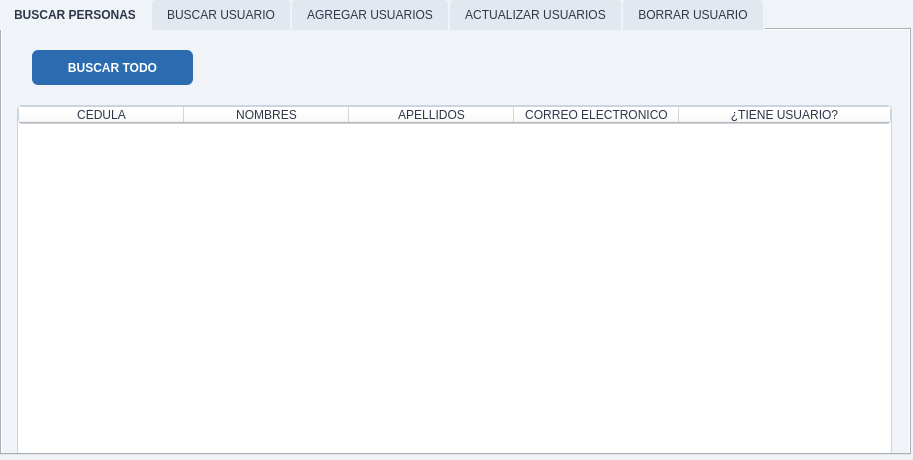
<?xml version="1.0" encoding="UTF-8"?>
<ui version="4.0">
 <class>Form</class>
 <widget class="QWidget" name="Form">
  <property name="enabled">
   <bool>true</bool>
  </property>
  <property name="geometry">
   <rect>
    <x>0</x>
    <y>0</y>
    <width>913</width>
    <height>460</height>
   </rect>
  </property>
  <property name="minimumSize">
   <size>
    <width>681</width>
    <height>400</height>
   </size>
  </property>
  <property name="windowTitle">
   <string>UNIVERSIDAD DE CUENCA - GESTIÓN DE USUARIOS</string>
  </property>
  <property name="styleSheet">
   <string notr="true">background-color: #f0f4f8; color: #2d3748;</string>
  </property>
  <widget class="QTabWidget" name="pantalla">
   <property name="geometry">
    <rect>
     <x>0</x>
     <y>0</y>
     <width>911</width>
     <height>455</height>
    </rect>
   </property>
   <property name="minimumSize">
    <size>
     <width>681</width>
     <height>400</height>
    </size>
   </property>
   <property name="styleSheet">
    <string notr="true">QTabWidget::panel { background-color: #f0f4f8; border: none; }
QTabBar::tab { background-color: #e2e8f0; padding: 8px 15px; border-top-left-radius: 4px; border-top-right-radius: 4px; margin-right: 2px; }
QTabBar::tab:selected { background-color: #f0f4f8; font-weight: bold; }</string>
   </property>
   <property name="currentIndex">
    <number>0</number>
   </property>
   <widget class="QWidget" name="BUSCARPERSONAS">
    <attribute name="title">
     <string>BUSCAR PERSONAS</string>
    </attribute>
    <widget class="QPushButton" name="bt_buscar_todo_personas">
     <property name="geometry">
      <rect>
       <x>30</x>
       <y>20</y>
       <width>161</width>
       <height>35</height>
      </rect>
     </property>
     <property name="font">
      <font>
       <weight>75</weight>
       <bold>true</bold>
      </font>
     </property>
     <property name="styleSheet">
      <string notr="true">background-color: #2b6cb0; color: white; font-weight: bold; border-radius: 6px;</string>
     </property>
     <property name="text">
      <string>BUSCAR TODO</string>
     </property>
    </widget>
    <widget class="QTableWidget" name="tabla_personas">
     <property name="geometry">
      <rect>
       <x>15</x>
       <y>75</y>
       <width>875</width>
       <height>350</height>
      </rect>
     </property>
     <property name="styleSheet">
      <string notr="true">background-color: white; border: 1px solid #cbd5e0; border-radius: 4px;</string>
     </property>
     <property name="columnCount">
      <number>5</number>
     </property>
     <attribute name="horizontalHeaderMinimumSectionSize">
      <number>120</number>
     </attribute>
     <attribute name="horizontalHeaderDefaultSectionSize">
      <number>165</number>
     </attribute>
     <attribute name="horizontalHeaderStretchLastSection">
      <bool>true</bool>
     </attribute>
     <column>
      <property name="text">
       <string>CÉDULA</string>
      </property>
     </column>
     <column>
      <property name="text">
       <string>NOMBRES</string>
      </property>
     </column>
     <column>
      <property name="text">
       <string>APELLIDOS</string>
      </property>
     </column>
     <column>
      <property name="text">
       <string>CORREO ELECTRÓNICO</string>
      </property>
     </column>
     <column>
      <property name="text">
       <string>¿TIENE USUARIO?</string>
      </property>
     </column>
    </widget>
   </widget>
   <widget class="QWidget" name="buscarusuario">
    <attribute name="title">
     <string>BUSCAR USUARIO</string>
    </attribute>
    <widget class="QLineEdit" name="usuario_buscar">
     <property name="geometry">
      <rect>
       <x>300</x>
       <y>40</y>
       <width>191</width>
       <height>31</height>
      </rect>
     </property>
     <property name="styleSheet">
      <string notr="true">background-color: white; border: 1px solid #cbd5e0; border-radius: 4px;</string>
     </property>
    </widget>
    <widget class="QLabel" name="label">
     <property name="geometry">
      <rect>
       <x>230</x>
       <y>48</y>
       <width>61</width>
       <height>16</height>
      </rect>
     </property>
     <property name="font">
      <font>
       <weight>75</weight>
       <bold>true</bold>
      </font>
     </property>
     <property name="text">
      <string>USUARIO:</string>
     </property>
    </widget>
    <widget class="QPushButton" name="bt_buscaruser">
     <property name="geometry">
      <rect>
       <x>505</x>
       <y>40</y>
       <width>75</width>
       <height>31</height>
      </rect>
     </property>
     <property name="styleSheet">
      <string notr="true">background-color: #2b6cb0; color: white; font-weight: bold; border-radius: 4px;</string>
     </property>
     <property name="text">
      <string>BUSCAR</string>
     </property>
    </widget>
    <widget class="QTableWidget" name="tabla_buscar">
     <property name="geometry">
      <rect>
       <x>10</x>
       <y>95</y>
       <width>881</width>
       <height>330</height>
      </rect>
     </property>
     <property name="styleSheet">
      <string notr="true">background-color: white; border: 1px solid #cbd5e0; border-radius: 4px;</string>
     </property>
     <property name="columnCount">
      <number>7</number>
     </property>
     <attribute name="horizontalHeaderMinimumSectionSize">
      <number>100</number>
     </attribute>
     <attribute name="horizontalHeaderDefaultSectionSize">
      <number>125</number>
     </attribute>
     <attribute name="horizontalHeaderStretchLastSection">
      <bool>true</bool>
     </attribute>
     <column>
      <property name="text">
       <string>Nombres</string>
      </property>
     </column>
     <column>
      <property name="text">
       <string>Apellidos</string>
      </property>
     </column>
     <column>
      <property name="text">
       <string>Cedula</string>
      </property>
     </column>
     <column>
      <property name="text">
       <string>Nombre de Usuario</string>
      </property>
      <property name="font">
       <font>
        <pointsize>7</pointsize>
       </font>
      </property>
     </column>
     <column>
      <property name="text">
       <string>Estado</string>
      </property>
     </column>
     <column>
      <property name="text">
       <string>Rol</string>
      </property>
     </column>
     <column>
      <property name="text">
       <string>Fecha Creación</string>
      </property>
     </column>
    </widget>
    <widget class="QPushButton" name="bt_buscaruser_2">
     <property name="geometry">
      <rect>
       <x>590</x>
       <y>40</y>
       <width>101</width>
       <height>31</height>
      </rect>
     </property>
     <property name="styleSheet">
      <string notr="true">background-color: #2b6cb0; color: white; font-weight: bold; border-radius: 4px;</string>
     </property>
     <property name="text">
      <string>BUSCAR TODO</string>
     </property>
    </widget>
   </widget>
   <widget class="QWidget" name="agregarusuarios">
    <attribute name="title">
     <string>AGREGAR USUARIOS</string>
    </attribute>
    <widget class="QPushButton" name="bt_agregaruser">
     <property name="geometry">
      <rect>
       <x>680</x>
       <y>370</y>
       <width>100</width>
       <height>30</height>
      </rect>
     </property>
     <property name="styleSheet">
      <string notr="true">background-color: #2b6cb0; color: white; font-weight: bold; border-radius: 4px;</string>
     </property>
     <property name="text">
      <string>AGREGAR</string>
     </property>
    </widget>
    <widget class="QWidget" name="layoutWidget_3">
     <property name="geometry">
      <rect>
       <x>180</x>
       <y>20</y>
       <width>540</width>
       <height>340</height>
      </rect>
     </property>
     <layout class="QFormLayout" name="form_agg">
      <property name="verticalSpacing">
       <number>12</number>
      </property>
      <item row="0" column="0">
       <widget class="QLabel" name="lbl_c">
        <property name="font">
         <font>
          <weight>75</weight>
          <bold>true</bold>
         </font>
        </property>
        <property name="text">
         <string>CÉDULA:</string>
        </property>
       </widget>
      </item>
      <item row="0" column="1">
       <layout class="QHBoxLayout" name="hbox_cedula">
        <item>
         <widget class="QLineEdit" name="txt_agg_cedula">
          <property name="styleSheet">
           <string notr="true">background-color: white; border: 1px solid #cbd5e0; border-radius: 4px; padding: 4px;</string>
          </property>
         </widget>
        </item>
        <item>
         <widget class="QPushButton" name="bt_buscar_persona">
          <property name="styleSheet">
           <string notr="true">background-color: #4a5568; color: white; font-weight: bold; border-radius: 4px; padding: 4px 10px;</string>
          </property>
          <property name="text">
           <string>BUSCAR PERSONA</string>
          </property>
         </widget>
        </item>
       </layout>
      </item>
      <item row="1" column="0">
       <widget class="QLabel" name="lbl_n">
        <property name="font">
         <font>
          <weight>75</weight>
          <bold>true</bold>
         </font>
        </property>
        <property name="text">
         <string>NOMBRES:</string>
        </property>
       </widget>
      </item>
      <item row="1" column="1">
       <widget class="QLineEdit" name="txt_agg_nombres">
        <property name="styleSheet">
         <string notr="true">background-color: #e2e8f0; border: 1px solid #cbd5e0; border-radius: 4px; padding: 4px;</string>
        </property>
        <property name="readOnly">
         <bool>true</bool>
        </property>
       </widget>
      </item>
      <item row="2" column="0">
       <widget class="QLabel" name="lbl_a">
        <property name="font">
         <font>
          <weight>75</weight>
          <bold>true</bold>
         </font>
        </property>
        <property name="text">
         <string>APELLIDOS:</string>
        </property>
       </widget>
      </item>
      <item row="2" column="1">
       <widget class="QLineEdit" name="txt_agg_apellidos">
        <property name="styleSheet">
         <string notr="true">background-color: #e2e8f0; border: 1px solid #cbd5e0; border-radius: 4px; padding: 4px;</string>
        </property>
        <property name="readOnly">
         <bool>true</bool>
        </property>
       </widget>
      </item>
      <item row="3" column="0">
       <widget class="QLabel" name="lbl_r">
        <property name="font">
         <font>
          <weight>75</weight>
          <bold>true</bold>
         </font>
        </property>
        <property name="text">
         <string>ROL (AUTO):</string>
        </property>
       </widget>
      </item>
      <item row="3" column="1">
       <widget class="QLineEdit" name="txt_agg_rol">
        <property name="styleSheet">
         <string notr="true">background-color: #e2e8f0; border: 1px solid #cbd5e0; border-radius: 4px; padding: 4px;</string>
        </property>
        <property name="readOnly">
         <bool>true</bool>
        </property>
       </widget>
      </item>
      <item row="4" column="0">
       <widget class="QLabel" name="lbl_u">
        <property name="font">
         <font>
          <weight>75</weight>
          <bold>true</bold>
         </font>
        </property>
        <property name="text">
         <string>USUARIO (AUTO):</string>
        </property>
       </widget>
      </item>
      <item row="4" column="1">
       <widget class="QLineEdit" name="txt_agg_usuario">
        <property name="styleSheet">
         <string notr="true">background-color: #e2e8f0; border: 1px solid #cbd5e0; border-radius: 4px; color: #4a5568; padding: 4px;</string>
        </property>
        <property name="readOnly">
         <bool>true</bool>
        </property>
       </widget>
      </item>
      <item row="5" column="0">
       <widget class="QLabel" name="lbl_p">
        <property name="font">
         <font>
          <weight>75</weight>
          <bold>true</bold>
         </font>
        </property>
        <property name="text">
         <string>CONTRASEÑA:</string>
        </property>
       </widget>
      </item>
      <item row="5" column="1">
       <layout class="QVBoxLayout" name="vbox_pass_agg">
        <property name="spacing">
         <number>2</number>
        </property>
        <item>
         <widget class="QLineEdit" name="txt_agg_contrasenia">
          <property name="styleSheet">
           <string notr="true">background-color: white; border: 1px solid #cbd5e0; border-radius: 4px; padding: 4px;</string>
          </property>
         </widget>
        </item>
        <item>
         <widget class="QLabel" name="lbl_texto_aviso_agg">
          <property name="font">
           <font>
            <pointsize>8</pointsize>
            <italic>true</italic>
           </font>
          </property>
          <property name="styleSheet">
           <string notr="true">color: #718096;</string>
          </property>
          <property name="text">
           <string>Mínimo 8 caracteres, una mayúscula, una minúscula y un número.</string>
          </property>
         </widget>
        </item>
       </layout>
      </item>
      <item row="6" column="0">
       <widget class="QLabel" name="lbl_e">
        <property name="font">
         <font>
          <weight>75</weight>
          <bold>true</bold>
         </font>
        </property>
        <property name="text">
         <string>ESTADO:</string>
        </property>
       </widget>
      </item>
      <item row="6" column="1">
       <widget class="QComboBox" name="cmb_agg_estado">
        <property name="styleSheet">
         <string notr="true">background-color: white; border: 1px solid #cbd5e0; border-radius: 4px; padding: 4px;</string>
        </property>
        <item>
         <property name="text">
          <string>activo</string>
         </property>
        </item>
        <item>
         <property name="text">
          <string>inactivo</string>
         </property>
        </item>
       </widget>
      </item>
     </layout>
    </widget>
   </widget>
   <widget class="QWidget" name="actualizarusuario">
    <attribute name="title">
     <string>ACTUALIZAR USUARIOS</string>
    </attribute>
    <widget class="QPushButton" name="bt_actualizaruser">
     <property name="geometry">
      <rect>
       <x>680</x>
       <y>370</y>
       <width>111</width>
       <height>30</height>
      </rect>
     </property>
     <property name="styleSheet">
      <string notr="true">background-color: #2b6cb0; color: white; font-weight: bold; border-radius: 4px;</string>
     </property>
     <property name="text">
      <string>ACTUALIZAR</string>
     </property>
    </widget>
    <widget class="QLineEdit" name="nombre_usuario">
     <property name="geometry">
      <rect>
       <x>20</x>
       <y>50</y>
       <width>180</width>
       <height>30</height>
      </rect>
     </property>
     <property name="styleSheet">
      <string notr="true">background-color: white; border: 1px solid #cbd5e0; border-radius: 4px;</string>
     </property>
    </widget>
    <widget class="QLabel" name="label_13">
     <property name="geometry">
      <rect>
       <x>20</x>
       <y>20</y>
       <width>180</width>
       <height>25</height>
      </rect>
     </property>
     <property name="font">
      <font>
       <weight>75</weight>
       <bold>true</bold>
      </font>
     </property>
     <property name="text">
      <string>INGRESE EL USUARIO:</string>
     </property>
    </widget>
    <widget class="QPushButton" name="bt_buscarInfuser">
     <property name="geometry">
      <rect>
       <x>50</x>
       <y>95</y>
       <width>120</width>
       <height>30</height>
      </rect>
     </property>
     <property name="styleSheet">
      <string notr="true">background-color: #4a5568; color: white; font-weight: bold; border-radius: 4px;</string>
     </property>
     <property name="text">
      <string>Buscar info</string>
     </property>
    </widget>
    <widget class="QWidget" name="layoutWidget_4">
     <property name="geometry">
      <rect>
       <x>240</x>
       <y>20</y>
       <width>540</width>
       <height>330</height>
      </rect>
     </property>
     <layout class="QFormLayout" name="form_act">
      <property name="verticalSpacing">
       <number>12</number>
      </property>
      <item row="0" column="0">
       <widget class="QLabel" name="lbl_u2">
        <property name="font">
         <font>
          <weight>75</weight>
          <bold>true</bold>
         </font>
        </property>
        <property name="text">
         <string>USUARIO:</string>
        </property>
       </widget>
      </item>
      <item row="0" column="1">
       <widget class="QLineEdit" name="txt_act_usuario">
        <property name="styleSheet">
         <string notr="true">background-color: #e2e8f0; border: 1px solid #cbd5e0; border-radius: 4px; color: #4a5568; padding: 4px;</string>
        </property>
        <property name="readOnly">
         <bool>true</bool>
        </property>
       </widget>
      </item>
      <item row="1" column="0">
       <widget class="QLabel" name="lbl_n2">
        <property name="font">
         <font>
          <weight>75</weight>
          <bold>true</bold>
         </font>
        </property>
        <property name="text">
         <string>NOMBRES:</string>
        </property>
       </widget>
      </item>
      <item row="1" column="1">
       <widget class="QLineEdit" name="txt_act_nombres">
        <property name="styleSheet">
         <string notr="true">background-color: #e2e8f0; border: 1px solid #cbd5e0; border-radius: 4px; padding: 4px;</string>
        </property>
        <property name="readOnly">
         <bool>true</bool>
        </property>
       </widget>
      </item>
      <item row="2" column="0">
       <widget class="QLabel" name="lbl_a2">
        <property name="font">
         <font>
          <weight>75</weight>
          <bold>true</bold>
         </font>
        </property>
        <property name="text">
         <string>APELLIDOS:</string>
        </property>
       </widget>
      </item>
      <item row="2" column="1">
       <widget class="QLineEdit" name="txt_act_apellidos">
        <property name="styleSheet">
         <string notr="true">background-color: #e2e8f0; border: 1px solid #cbd5e0; border-radius: 4px; padding: 4px;</string>
        </property>
        <property name="readOnly">
         <bool>true</bool>
        </property>
       </widget>
      </item>
      <item row="3" column="0">
       <widget class="QLabel" name="lbl_r2">
        <property name="font">
         <font>
          <weight>75</weight>
          <bold>true</bold>
         </font>
        </property>
        <property name="text">
         <string>ROL:</string>
        </property>
       </widget>
      </item>
      <item row="3" column="1">
       <widget class="QLineEdit" name="txt_act_rol">
        <property name="styleSheet">
         <string notr="true">background-color: #e2e8f0; border: 1px solid #cbd5e0; border-radius: 4px; padding: 4px;</string>
        </property>
        <property name="readOnly">
         <bool>true</bool>
        </property>
       </widget>
      </item>
      <item row="4" column="0">
       <widget class="QLabel" name="lbl_c2">
        <property name="font">
         <font>
          <weight>75</weight>
          <bold>true</bold>
         </font>
        </property>
        <property name="text">
         <string>CÉDULA:</string>
        </property>
       </widget>
      </item>
      <item row="4" column="1">
       <widget class="QLineEdit" name="txt_act_cedula">
        <property name="styleSheet">
         <string notr="true">background-color: #e2e8f0; border: 1px solid #cbd5e0; border-radius: 4px; padding: 4px;</string>
        </property>
        <property name="readOnly">
         <bool>true</bool>
        </property>
       </widget>
      </item>
      <item row="5" column="0">
       <widget class="QLabel" name="lbl_p2">
        <property name="font">
         <font>
          <weight>75</weight>
          <bold>true</bold>
         </font>
        </property>
        <property name="text">
         <string>CONTRASEÑA:</string>
        </property>
       </widget>
      </item>
      <item row="5" column="1">
       <layout class="QVBoxLayout" name="vbox_pass_act">
        <property name="spacing">
         <number>2</number>
        </property>
        <item>
         <widget class="QLineEdit" name="txt_act_contrasenia">
          <property name="styleSheet">
           <string notr="true">background-color: white; border: 1px solid #cbd5e0; border-radius: 4px; padding: 4px;</string>
          </property>
         </widget>
        </item>
        <item>
         <widget class="QLabel" name="lbl_texto_aviso_act">
          <property name="font">
           <font>
            <pointsize>8</pointsize>
            <italic>true</italic>
           </font>
          </property>
          <property name="styleSheet">
           <string notr="true">color: #718096;</string>
          </property>
          <property name="text">
           <string>Mínimo 8 caracteres, una mayúscula, una minúscula y un número.</string>
          </property>
         </widget>
        </item>
       </layout>
      </item>
      <item row="6" column="0">
       <widget class="QLabel" name="lbl_e2">
        <property name="font">
         <font>
          <weight>75</weight>
          <bold>true</bold>
         </font>
        </property>
        <property name="text">
         <string>ESTADO:</string>
        </property>
       </widget>
      </item>
      <item row="6" column="1">
       <widget class="QComboBox" name="cmb_act_estado">
        <property name="styleSheet">
         <string notr="true">background-color: white; border: 1px solid #cbd5e0; border-radius: 4px; padding: 4px;</string>
        </property>
        <item>
         <property name="text">
          <string>activo</string>
         </property>
        </item>
        <item>
         <property name="text">
          <string>inactivo</string>
         </property>
        </item>
       </widget>
      </item>
     </layout>
    </widget>
   </widget>
   <widget class="QWidget" name="borrarusuario">
    <attribute name="title">
     <string>BORRAR USUARIO</string>
    </attribute>
    <widget class="QLineEdit" name="codigo_usuarioaborrar">
     <property name="geometry">
      <rect>
       <x>350</x>
       <y>40</y>
       <width>191</width>
       <height>31</height>
      </rect>
     </property>
     <property name="styleSheet">
      <string notr="true">background-color: white; border: 1px solid #cbd5e0; border-radius: 4px;</string>
     </property>
    </widget>
    <widget class="QLabel" name="label_12">
     <property name="geometry">
      <rect>
       <x>280</x>
       <y>48</y>
       <width>61</width>
       <height>16</height>
      </rect>
     </property>
     <property name="font">
      <font>
       <weight>75</weight>
       <bold>true</bold>
      </font>
     </property>
     <property name="text">
      <string>USUARIO:</string>
     </property>
    </widget>
    <widget class="QPushButton" name="borrar_ok">
     <property name="geometry">
      <rect>
       <x>555</x>
       <y>40</y>
       <width>91</width>
       <height>31</height>
      </rect>
     </property>
     <property name="styleSheet">
      <string notr="true">background-color: #4a5568; color: white; font-weight: bold; border-radius: 4px;</string>
     </property>
     <property name="text">
      <string>VER INFO</string>
     </property>
    </widget>
    <widget class="QTableWidget" name="tabla_buscar_2">
     <property name="geometry">
      <rect>
       <x>10</x>
       <y>95</y>
       <width>881</width>
       <height>235</height>
      </rect>
     </property>
     <property name="styleSheet">
      <string notr="true">background-color: white; border: 1px solid #cbd5e0; border-radius: 4px;</string>
     </property>
     <property name="columnCount">
      <number>7</number>
     </property>
     <attribute name="horizontalHeaderMinimumSectionSize">
      <number>100</number>
     </attribute>
     <attribute name="horizontalHeaderDefaultSectionSize">
      <number>125</number>
     </attribute>
     <attribute name="horizontalHeaderStretchLastSection">
      <bool>true</bool>
     </attribute>
     <column>
      <property name="text">
       <string>Nombres</string>
      </property>
     </column>
     <column>
      <property name="text">
       <string>Apellidos</string>
      </property>
     </column>
     <column>
      <property name="text">
       <string>Cedula</string>
      </property>
     </column>
     <column>
      <property name="text">
       <string>Nombre de Usuario</string>
      </property>
      <property name="font">
       <font>
        <pointsize>7</pointsize>
       </font>
      </property>
     </column>
     <column>
      <property name="text">
       <string>Estado</string>
      </property>
     </column>
     <column>
      <property name="text">
       <string>Rol</string>
      </property>
     </column>
     <column>
      <property name="text">
       <string>Fecha Creación</string>
      </property>
     </column>
    </widget>
    <widget class="QPushButton" name="bt_borrar">
     <property name="geometry">
      <rect>
       <x>381</x>
       <y>350</y>
       <width>150</width>
       <height>35</height>
      </rect>
     </property>
     <property name="styleSheet">
      <string notr="true">background-color: #c53030; color: white; font-weight: bold; border-radius: 4px;</string>
     </property>
     <property name="text">
      <string>BORRAR</string>
     </property>
    </widget>
   </widget>
  </widget>
 </widget>
 <resources/>
 <connections/>
</ui>
